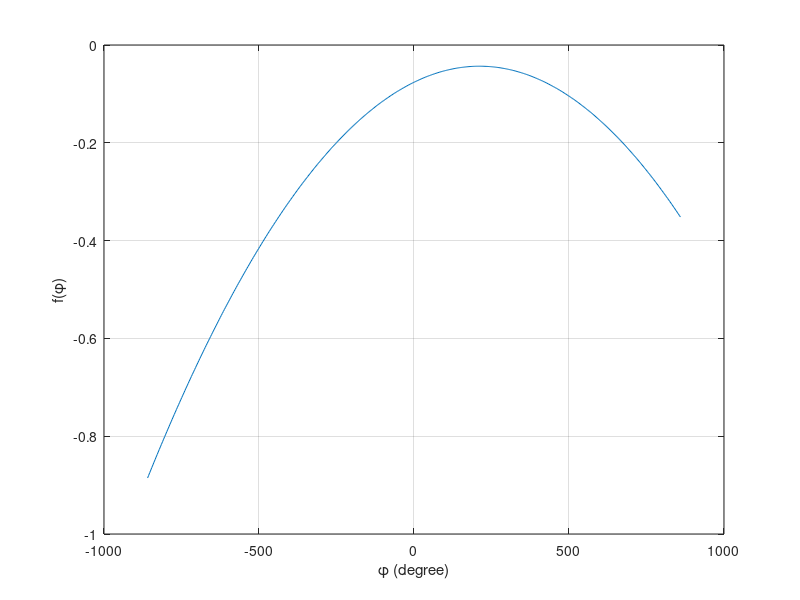

The MATLAB source for this figure: (Note: this script raises an error after producing the figure.)
clear;
clc;

% Basic parameters
m_ball_     = 0.024; %kg
m_platform_ = 0.227; %kg
m_rack_     = 0.05;  %kg
L_          = 0.1;   %m
OS_         = 0.04;  %m
r_p_        = 0.064; %m
r_ball_     = 0.009; %m
g_          = 9.81;  %m/s^2
b_          = 0.1;   %400N/m
mu_         = 0.4;
mu_r_       = 0.001;
p_air_      = 1.19;  %kg/m^3
C_d_        = 0.55;

A_ball_ = pi * r_ball_^2;


A_ = 7/5 * m_ball_;
B_ = g_ * m_rack_ * r_p_;
C_ = -g_ * m_ball_;
D_ = (L_ - OS_)^2 / r_p_^2;
E_ = g_ * m_ball_ * L_ + L_ * g_ * m_platform_ / 2;
F_ = -g_ * m_ball_ * r_ball_ * r_p_ / (L_ - OS_);
H_ = m_platform_ * ((L_/2 - OS_)^2 + L_^2/12) / r_p_^2;
I_ = g_ * m_ball_ * r_ball_ / (L_ - OS_);
K_ = g_ * m_ball_ * (L_ - OS_);
L_1_ = m_ball_ * g_ * (L_- OS_/r_p_);
d_ = 0.5 * p_air_ * C_d_ * A_ball_;

x_ = 0.058;
xdot_ = -0.1;
xdotdot_ = -2;
phidot_ = -0.4;

Gain_x = 1;
Gain_xdot = 1;
Gain_xdotdot = 1;

Den     = D_;
sqrtDen = sqrt(Den);

f = @(p) ...
      Gain_xdotdot * A_ * xdotdot_ ...
    + B_ * p ...
    + C_ * Gain_x * x_ * phidot_ / sqrtDen ...
    + E_ * phidot_ / sqrtDen ...
    + F_ * p * phidot_ / sqrtDen ...
    + C_ * Gain_x * x_ * p / sqrtDen ...
    + F_ * p^2 / sqrtDen ...
    + b_ *  Gain_xdot * xdot_ ...
    + mu_   * L_1_ * sign(xdot_) / sqrtDen;

figure(1)
phi_plot_deg = linspace(-15,15,500) * (180/pi);
y_f = arrayfun(@(phi_deg) f(phi_deg * pi/180), phi_plot_deg);
plot(phi_plot_deg, y_f), grid on, xlabel('\phi (degree)'), ylabel('f(\phi)')

phi_min_deg = -200;
phi_max_deg = 200;

phi_min_rad = phi_min_deg * pi/180;
phi_max_rad = phi_max_deg * pi/180;

phi_root = fzero(f, [phi_min_rad phi_max_rad]);
phi_root_deg = phi_root * (180/pi);

% --- Normalize with 360 (convert to smallest equivalent angle)
phi_root_deg_norm = phi_root_deg;
phi_root_deg_norm = mod(phi_root_deg + 180, 360) - 180;

% Second step: Check if it is still within ±90
if phi_root_deg_norm >= -90 && phi_root_deg_norm <= 90
    disp(['Root phi: ', num2str(phi_root_deg_norm), ' degree (within servo range)'])
else
    disp(['Root phi: ', num2str(phi_root_deg_norm), ' degree (UNREACHABLE - outside servo limit!)'])
end
